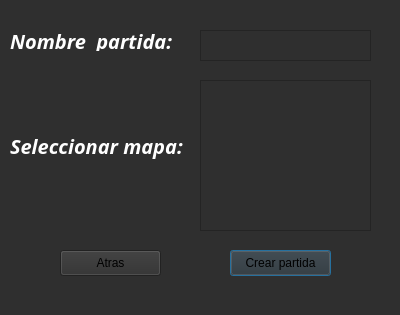
<?xml version="1.0" encoding="UTF-8"?>
<ui version="4.0">
 <class>createMatchWindow</class>
 <widget class="QDialog" name="createMatchWindow">
  <property name="geometry">
   <rect>
    <x>0</x>
    <y>0</y>
    <width>400</width>
    <height>315</height>
   </rect>
  </property>
  <property name="maximumSize">
   <size>
    <width>500</width>
    <height>500</height>
   </size>
  </property>
  <property name="windowTitle">
   <string>match</string>
  </property>
  <property name="styleSheet">
   <string notr="true">background-color: #2F2F2F;</string>
  </property>
  <widget class="QPushButton" name="createButton">
   <property name="geometry">
    <rect>
     <x>230</x>
     <y>250</y>
     <width>101</width>
     <height>26</height>
    </rect>
   </property>
   <property name="text">
    <string>Crear partida</string>
   </property>
  </widget>
  <widget class="QTextEdit" name="inputNameMatch">
   <property name="geometry">
    <rect>
     <x>200</x>
     <y>30</y>
     <width>171</width>
     <height>31</height>
    </rect>
   </property>
  </widget>
  <widget class="QLabel" name="labelNameMatch">
   <property name="enabled">
    <bool>true</bool>
   </property>
   <property name="geometry">
    <rect>
     <x>10</x>
     <y>30</y>
     <width>171</width>
     <height>21</height>
    </rect>
   </property>
   <property name="font">
    <font>
     <family>Noto Sans</family>
     <pointsize>15</pointsize>
     <italic>true</italic>
     <bold>true</bold>
    </font>
   </property>
   <property name="styleSheet">
    <string notr="true">color: white;
background-color: transparent;</string>
   </property>
   <property name="text">
    <string>Nombre  partida:</string>
   </property>
  </widget>
  <widget class="QLabel" name="labelMaps">
   <property name="geometry">
    <rect>
     <x>10</x>
     <y>130</y>
     <width>181</width>
     <height>31</height>
    </rect>
   </property>
   <property name="font">
    <font>
     <family>Noto Sans</family>
     <pointsize>15</pointsize>
     <italic>true</italic>
     <bold>true</bold>
    </font>
   </property>
   <property name="styleSheet">
    <string notr="true">color: white;
background-color: transparent;</string>
   </property>
   <property name="text">
    <string>Seleccionar mapa:</string>
   </property>
  </widget>
  <widget class="QListWidget" name="listMaps">
   <property name="geometry">
    <rect>
     <x>200</x>
     <y>80</y>
     <width>171</width>
     <height>151</height>
    </rect>
   </property>
   <property name="styleSheet">
    <string notr="true">QListWidget::item:selected {
    background-color: orange;  /* fondo azul */
    color: white;              /* texto blanco */
}</string>
   </property>
  </widget>
  <widget class="QPushButton" name="backButon">
   <property name="geometry">
    <rect>
     <x>60</x>
     <y>250</y>
     <width>101</width>
     <height>26</height>
    </rect>
   </property>
   <property name="text">
    <string>Atras</string>
   </property>
  </widget>
  <widget class="QLabel" name="label">
   <property name="geometry">
    <rect>
     <x>0</x>
     <y>0</y>
     <width>401</width>
     <height>381</height>
    </rect>
   </property>
   <property name="text">
    <string/>
   </property>
   <property name="pixmap">
    <pixmap resource="recursos.qrc">:/imagenes/imagenes/fondos/fondo4.jpg</pixmap>
   </property>
  </widget>
  <zorder>label</zorder>
  <zorder>createButton</zorder>
  <zorder>inputNameMatch</zorder>
  <zorder>labelNameMatch</zorder>
  <zorder>labelMaps</zorder>
  <zorder>listMaps</zorder>
  <zorder>backButon</zorder>
 </widget>
 <resources>
  <include location="recursos.qrc"/>
 </resources>
 <connections/>
</ui>
